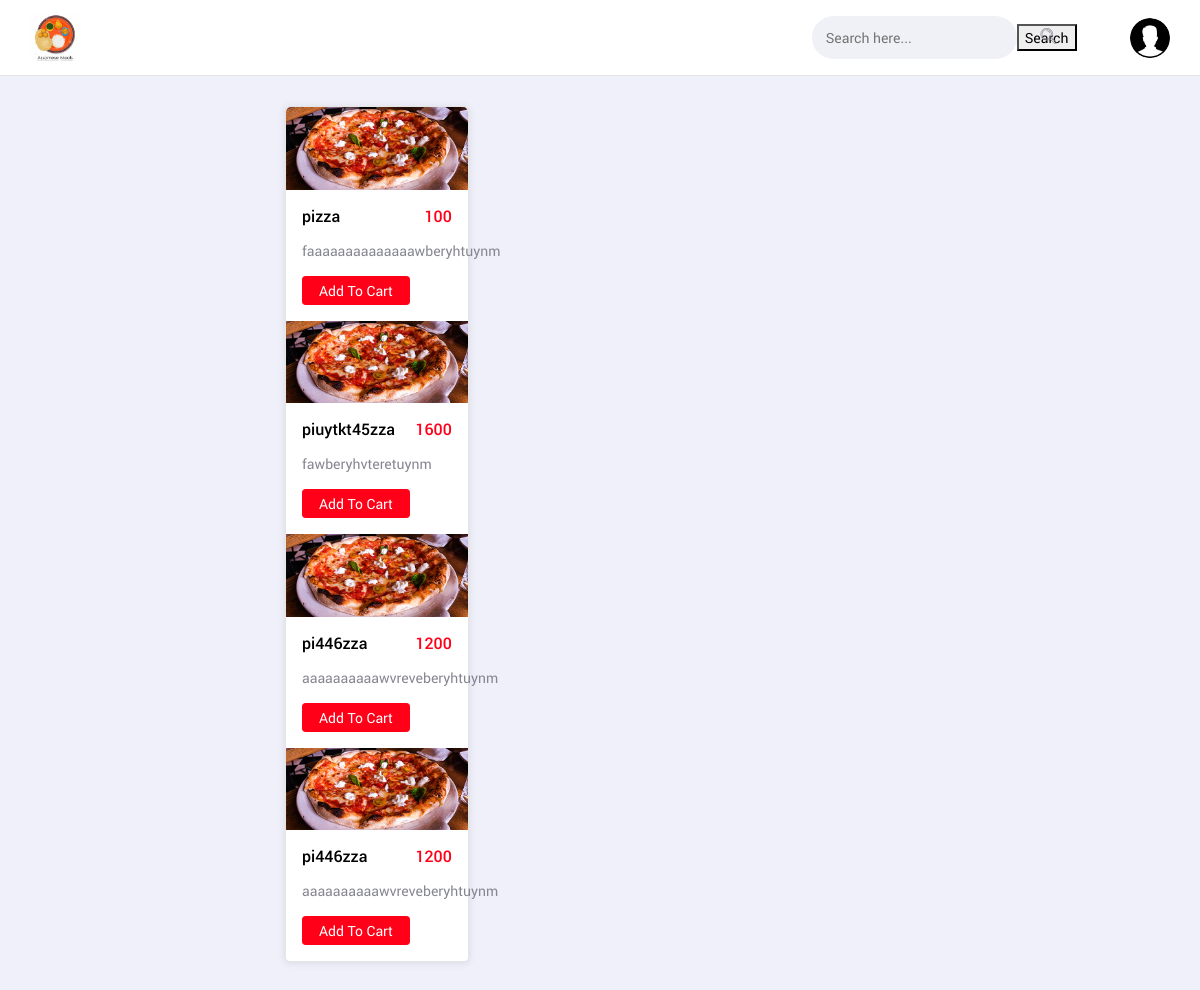
The page /search.php on the database as committed earlier.
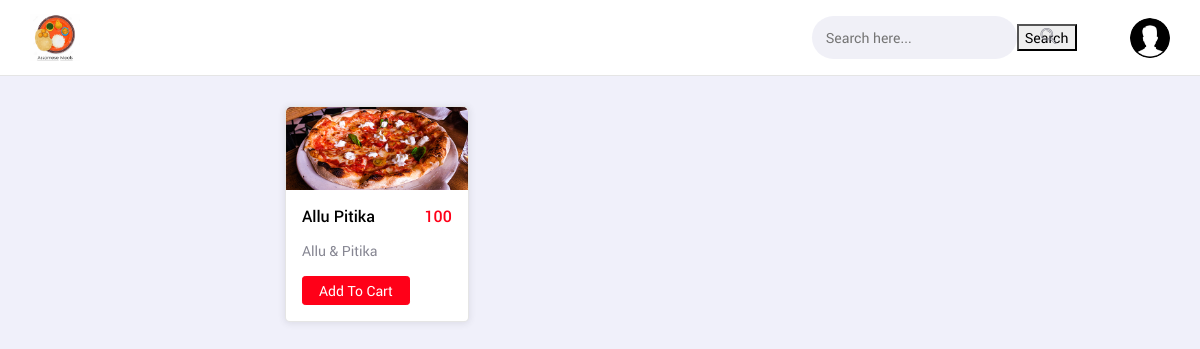
The same page on the database as committed later.
### tables this page shows
CREATE TABLE `items` (
  `item_id` int(5) NOT NULL,
  `item_name` varchar(25) NOT NULL,
  `item_price` int(5) NOT NULL,
  `item_desc` varchar(100) NOT NULL,
  `cat_id` int(5) NOT NULL,
  `image` varchar(100) NOT NULL
);

### search.php (the view, shortened to what this page needs)
<?php
include "navbar.php";
include "dbcon.php";
$search = $_POST['search'];
$show_items = mysqli_query($con, "SELECT * FROM `items` where item_name like '%$search%'");
?>
<html>
<body>
	<main class="body-content">
		<div class="ms-content-wrapper">
			<div class="row">
				<div class="col-md-12">
					<div class="row">
						<div class="col-xl-3 col-lg-4 col-md-6 col-sm-6">
							<div class="ms-card">
							<?php
                        while ($row = mysqli_fetch_array($show_items)) {
                        ?>
								<div class="ms-card-img">
									<img src="../../assets/img/costic/food-1.jpg" alt="card_img">
								</div>
								<div class="ms-card-body">
									<div class="new">
										<h6 class="mb-0"><?php echo $row["item_name"]; ?> </h6>
										<h6 class="ms-text-primary mb-0"><?php echo $row["item_price"]; ?></h6>
									</div>
									<p><?php echo $row["item_desc"]; ?></p>
									<div class="new mb-0">
										<button type="button" class="btn grid-btn mt-0 btn-sm btn-primary">Add To Cart</button>
									</div>
								</div>
								<?php
                        }
                        ?>
							</div>
						</div>
</body>
</html>

### navbar.php (shortened to what this page needs)
<!DOCTYPE html>
<html lang="en">
<head>
    <link href="vendors/iconic-fonts/font-awesome/css/all.min.css" rel="stylesheet">
    <link rel="stylesheet" href="vendors/iconic-fonts/flat-icons/flaticon.css">
    <link rel="stylesheet" href="vendors/iconic-fonts/cryptocoins/cryptocoins.css">
    <link rel="stylesheet" href="vendors/iconic-fonts/cryptocoins/cryptocoins-colors.css">
    <link href="admin/assets/css/bootstrap.min.css" rel="stylesheet">
    <link href="admin/assets/css/jquery-ui.min.css" rel="stylesheet">
    <link href="admin/assets/css/slick.css" rel="stylesheet">
    <link href="admin/assets/css/datatables.min.css" rel="stylesheet">
    <link href="admin/assets/css/style.css" rel="stylesheet">
</head>
<body class="ms-body ms-aside-left-open ms-primary-theme ms-has-quickbar">
    <nav class="navbar ms-navbar">
        <a class="pl-0 ml-0 text-center navbar-brand mr-0" href="index.php"><img src="admin/assets/img/name.jpg" height="110px" width="50px" alt="logo"> </a>
        <ul class="ms-nav-list ms-inline mb-0" id="ms-nav-options">
            <li class="ms-nav-item ms-search-form pb-0 py-0">
                <form class="ms-form1" method="POST" action="search.php">
                    <div class="ms-form-group my-0 mb-0 has-icon fs-14">
                        <input type="search" class="ms-form-input" name="search" placeholder="Search here..." value=""> <i class="flaticon-search text-disabled"></i>
                        <button  type="submit" value="submit" name="submit">Search</button>
                    </div>
                </form>
            </li>
            <li class="ms-nav-item ms-nav-user dropdown">
                <a href="#" id="userDropdown" data-toggle="dropdown" aria-haspopup="true" aria-expanded="false">
                    <img class="ms-user-img ms-img-round float-right" src="admin/assets/img/people/admin.png" alt="people">
                </a>
            </li>
        </ul>
    </nav>
</body>
</html>

Rows that differ between the two databases and show on the page:
removed items: item_name "pizza", item_price "100", item_desc "faaaaaaaaaaaaaawberyhtuynm"
removed items: item_name "piuytkt45zza", item_price "1600", item_desc "fawberyhvteretuynm"
removed items: item_name "pi446zza", item_price "1200", item_desc "aaaaaaaaaawvreveberyhtuynm"
removed items: item_name "pi446zza", item_price "1200", item_desc "aaaaaaaaaawvreveberyhtuynm"
added items: item_name "Allu Pitika", item_price "100", item_desc "Allu & Pitika"
